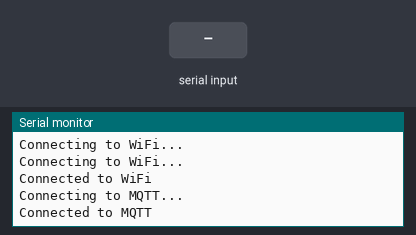
Recording of a sketch running on a simulated ESP8266 (NodeMCU). Shown: the last lines printed to the serial monitor. Inputs (shaded band) come from the test bench. WiFi joins after 1.5 s; servers stay silent unless stated; no MQTT or app messages arrive unless stated.

Above: at 3.2 s.
3.3 s: "1\n" received over Serial
At 4.2 s:
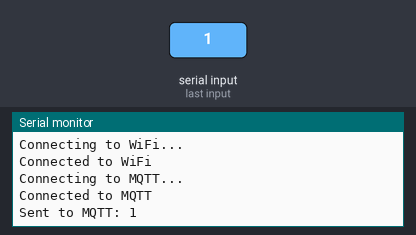
4.8 s: "0\n" received over Serial
At 5.4 s:
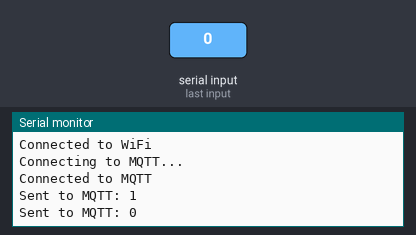
6.3 s: "2\n" received over Serial
At 7.7 s:
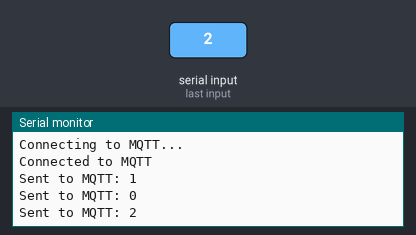

Measured:
- after the input at 3.3 s, the serial monitor: prints a new line at once (image 1)
- after the input at 4.8 s, the serial monitor: prints a new line at once (image 2)
- after the input at 6.3 s, the serial monitor: prints a new line at once (image 3)

The sketch:

REC_RFID.ino
```cpp
#include <ESP8266WiFi.h>
#include <PubSubClient.h>
#include <SPI.h>
#include <MFRC522.h>
const char* ssid = "Airtel_2g";
const char* password = "airdelta@2g";
const char* mqtt_server = "91.121.93.94";
const int mqtt_port = 1883;
const char* mqtt_topic ="#RFID";
WiFiClient espClient;
PubSubClient client(espClient);
void setup()
{
  Serial.begin(9600); // Set the baud rate to match Arduino UNO
  WiFi.begin(ssid, password);
  while (WiFi.status() != WL_CONNECTED)
  {
   delay(1000);
   Serial.println("Connecting to WiFi...");
  }
  Serial.println("Connected to WiFi");
  client.setServer(mqtt_server, mqtt_port);
  while (!client.connected())
  {
    Serial.println("Connecting to MQTT...");
    if (client.connect("ESP8266Client"))
    {
      Serial.println("Connected to MQTT");
      client.subscribe(mqtt_topic);
    }
    else
    {
      Serial.print("MQTT Connection failed, rc=");
      Serial.print(client.state());
      Serial.println(" Retrying in 5 seconds...");
      delay(5000);
    }
  }
}
void loop()
{
  if (!client.connected())
  {
   reconnect();
  }
  while(Serial.available())
  {
    //client.publish(mqtt_topic,"no data");
    String message = Serial.readStringUntil('\n');
    client.publish(mqtt_topic, message.c_str());
    Serial.println("Sent to MQTT: " + message);
  }
   client.loop();
}

void reconnect()
{
  while (!client.connected())
  {
    //Serial.println("Reconnecting to MQTT...");
    if (client.connect("ESP8266Client"))
    {
      Serial.println("Connected to MQTT");
      client.subscribe(mqtt_topic);
    }
    else
    {
      Serial.print("MQTT Connection failed, rc=");
      Serial.print(client.state());
      Serial.println(" Retrying in 5 seconds...");
      delay(5000);
    }
  }
}
```
